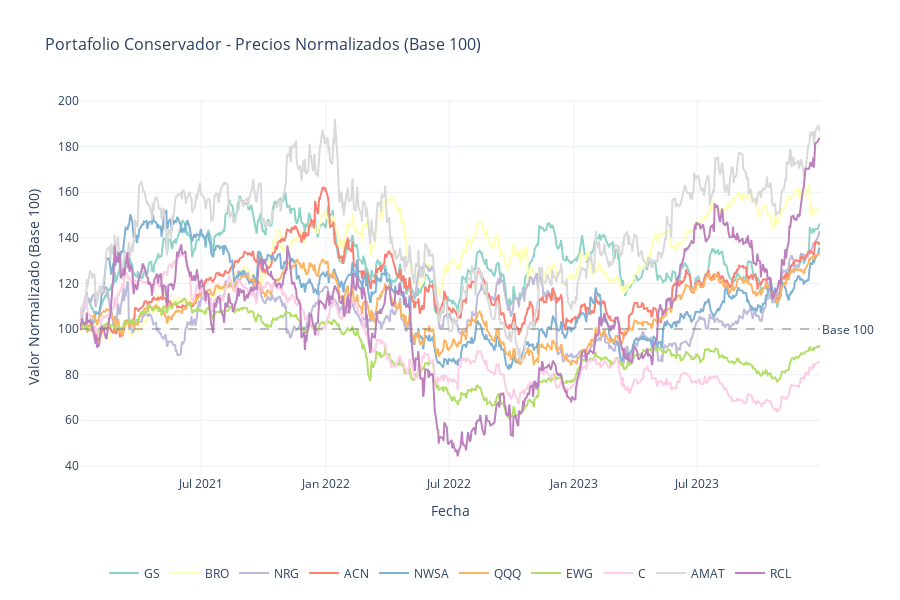

Notebook code cell kept with this figure:
### Markdown cell above
## 6.1 Generar Portafolio para Análisis

Esta celda genera el portafolio basado en el perfil seleccionado en el widget anterior. Este portafolio se utilizará en las secciones de backtesting y análisis posteriores.

### Code cell
# Tomar el perfil seleccionado del dropdown
perfil = perfil_dropdown.value

print(f"🎯 Perfil seleccionado: {perfil}")
print(f"📝 {PERFILES_INVERSION[perfil]['descripcion']}")
print(f"\n📊 FÓRMULA DE SELECCIÓN: Score Momentum (CORREGIDA)")
print(f"   0.35×Return + 0.30×Momentum_6m + 0.15×Sharpe + 0.20×Beta")
print(f"   ⚠️ Beta alto ahora es POSITIVO (amplifica ganancias en mercados alcistas)\n")

# Seleccionar portafolio
portafolio_actual = seleccionar_portafolio(perfil, df_segmentacion)

# Mostrar resumen
mostrar_resumen_portafolio(portafolio_actual, perfil)

# Obtener tickers
tickers = portafolio_actual['ticker'].tolist()

# Graficar precios normalizados
print(f"\n{'='*70}")
print("📈 EVOLUCIÓN DE PRECIOS NORMALIZADOS")
print(f"{'='*70}")

fig = graficar_precios_normalizados(
    tickers, 
    df_precios, 
    f"Portafolio {perfil} - Precios Normalizados (Base 100)"
)

if fig:
    fig.show()

### Figure 1 — Plotly figure (JSON) as saved in the notebook; plotly's stock layout.template omitted (floating-point values rounded to 4 significant figures; data arrays with more than 128 entries replaced by an {"elided": "..."} marker saying what was removed)
{"data": [{"hovertemplate": "GS<br>Fecha: %{x}<br>Valor: %{y:.2f}<extra></extra>", "line": {"color": "rgb(141,211,199)", "width": 2}, "mode": "lines", "name": "GS", "type": "scatter", "x": {"elided": "753 str values"}, "y": {"elided": "753 float values"}}, {"hovertemplate": "BRO<br>Fecha: %{x}<br>Valor: %{y:.2f}<extra></extra>", "line": {"color": "rgb(255,255,179)", "width": 2}, "mode": "lines", "name": "BRO", "type": "scatter", "x": {"elided": "753 str values"}, "y": {"elided": "753 float values"}}, {"hovertemplate": "NRG<br>Fecha: %{x}<br>Valor: %{y:.2f}<extra></extra>", "line": {"color": "rgb(190,186,218)", "width": 2}, "mode": "lines", "name": "NRG", "type": "scatter", "x": {"elided": "753 str values"}, "y": {"elided": "753 float values"}}, {"hovertemplate": "ACN<br>Fecha: %{x}<br>Valor: %{y:.2f}<extra></extra>", "line": {"color": "rgb(251,128,114)", "width": 2}, "mode": "lines", "name": "ACN", "type": "scatter", "x": {"elided": "753 str values"}, "y": {"elided": "753 float values"}}, {"hovertemplate": "NWSA<br>Fecha: %{x}<br>Valor: %{y:.2f}<extra></extra>", "line": {"color": "rgb(128,177,211)", "width": 2}, "mode": "lines", "name": "NWSA", "type": "scatter", "x": {"elided": "753 str values"}, "y": {"elided": "753 float values"}}, {"hovertemplate": "QQQ<br>Fecha: %{x}<br>Valor: %{y:.2f}<extra></extra>", "line": {"color": "rgb(253,180,98)", "width": 2}, "mode": "lines", "name": "QQQ", "type": "scatter", "x": {"elided": "753 str values"}, "y": {"elided": "753 float values"}}, {"hovertemplate": "EWG<br>Fecha: %{x}<br>Valor: %{y:.2f}<extra></extra>", "line": {"color": "rgb(179,222,105)", "width": 2}, "mode": "lines", "name": "EWG", "type": "scatter", "x": {"elided": "753 str values"}, "y": {"elided": "753 float values"}}, {"hovertemplate": "C<br>Fecha: %{x}<br>Valor: %{y:.2f}<extra></extra>", "line": {"color": "rgb(252,205,229)", "width": 2}, "mode": "lines", "name": "C", "type": "scatter", "x": {"elided": "753 str values"}, "y": {"elided": "753 float values"}}, {"hovertemplate": "AMAT<br>Fecha: %{x}<br>Valor: %{y:.2f}<extra></extra>", "line": {"color": "rgb(217,217,217)", "width": 2}, "mode": "lines", "name": "AMAT", "type": "scatter", "x": {"elided": "753 str values"}, "y": {"elided": "753 float values"}}, {"hovertemplate": "RCL<br>Fecha: %{x}<br>Valor: %{y:.2f}<extra></extra>", "line": {"color": "rgb(188,128,189)", "width": 2}, "mode": "lines", "name": "RCL", "type": "scatter", "x": {"elided": "753 str values"}, "y": {"elided": "753 float values"}}], "layout": {"annotations": [{"showarrow": false, "text": "Base 100", "x": 1, "xanchor": "left", "xref": "x domain", "y": 100, "yanchor": "middle", "yref": "y"}], "height": 600, "hovermode": "x unified", "legend": {"orientation": "h", "x": 0.5, "xanchor": "center", "y": -0.3, "yanchor": "bottom"}, "margin": {"b": 100}, "shapes": [{"line": {"color": "gray", "dash": "dash"}, "opacity": 0.5, "type": "line", "x0": 0, "x1": 1, "xref": "x domain", "y0": 100, "y1": 100, "yref": "y"}], "title": {"font": {"size": 16}, "text": "Portafolio Conservador - Precios Normalizados (Base 100)"}, "xaxis": {"title": {"text": "Fecha"}}, "yaxis": {"title": {"text": "Valor Normalizado (Base 100)"}}}}
